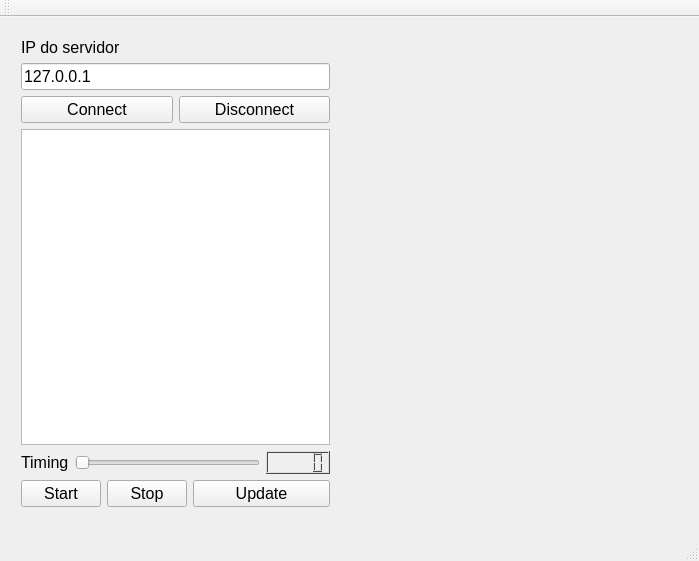
<?xml version="1.0" encoding="UTF-8"?>
<ui version="4.0">
 <class>MainWindow</class>
 <widget class="QMainWindow" name="MainWindow">
  <property name="geometry">
   <rect>
    <x>0</x>
    <y>0</y>
    <width>699</width>
    <height>561</height>
   </rect>
  </property>
  <property name="windowTitle">
   <string>MainWindow</string>
  </property>
  <widget class="QWidget" name="centralWidget">
   <widget class="Plotter" name="widgetPlotter" native="true">
    <property name="geometry">
     <rect>
      <x>350</x>
      <y>90</y>
      <width>321</width>
      <height>341</height>
     </rect>
    </property>
   </widget>
   <widget class="QWidget" name="">
    <property name="geometry">
     <rect>
      <x>10</x>
      <y>10</y>
      <width>331</width>
      <height>491</height>
     </rect>
    </property>
    <layout class="QVBoxLayout" name="verticalLayout">
     <item>
      <widget class="QLabel" name="labelIP">
       <property name="font">
        <font>
         <pointsize>12</pointsize>
        </font>
       </property>
       <property name="text">
        <string>IP do servidor</string>
       </property>
      </widget>
     </item>
     <item>
      <widget class="QLineEdit" name="lineEditIP">
       <property name="font">
        <font>
         <pointsize>12</pointsize>
        </font>
       </property>
       <property name="text">
        <string>127.0.0.1</string>
       </property>
      </widget>
     </item>
     <item>
      <layout class="QHBoxLayout" name="horizontalLayout">
       <item>
        <widget class="QPushButton" name="pushButtonConnect">
         <property name="font">
          <font>
           <pointsize>12</pointsize>
          </font>
         </property>
         <property name="text">
          <string>Connect</string>
         </property>
        </widget>
       </item>
       <item>
        <widget class="QPushButton" name="pushButtonDisconnect">
         <property name="font">
          <font>
           <pointsize>12</pointsize>
          </font>
         </property>
         <property name="text">
          <string>Disconnect</string>
         </property>
        </widget>
       </item>
      </layout>
     </item>
     <item>
      <widget class="QListWidget" name="listWidget">
       <property name="font">
        <font>
         <pointsize>12</pointsize>
        </font>
       </property>
      </widget>
     </item>
     <item>
      <layout class="QHBoxLayout" name="horizontalLayout_3">
       <item>
        <widget class="QLabel" name="labelTiming">
         <property name="font">
          <font>
           <pointsize>12</pointsize>
          </font>
         </property>
         <property name="text">
          <string>Timing</string>
         </property>
        </widget>
       </item>
       <item>
        <widget class="QSlider" name="horizontalSlider">
         <property name="minimum">
          <number>1</number>
         </property>
         <property name="orientation">
          <enum>Qt::Horizontal</enum>
         </property>
        </widget>
       </item>
       <item>
        <widget class="QLCDNumber" name="lcdNumber">
         <property name="palette">
          <palette>
           <active>
            <colorrole role="WindowText">
             <brush brushstyle="SolidPattern">
              <color alpha="255">
               <red>0</red>
               <green>0</green>
               <blue>0</blue>
              </color>
             </brush>
            </colorrole>
            <colorrole role="Button">
             <brush brushstyle="SolidPattern">
              <color alpha="255">
               <red>148</red>
               <green>148</green>
               <blue>148</blue>
              </color>
             </brush>
            </colorrole>
            <colorrole role="Light">
             <brush brushstyle="SolidPattern">
              <color alpha="255">
               <red>222</red>
               <green>222</green>
               <blue>222</blue>
              </color>
             </brush>
            </colorrole>
            <colorrole role="Midlight">
             <brush brushstyle="SolidPattern">
              <color alpha="255">
               <red>185</red>
               <green>185</green>
               <blue>185</blue>
              </color>
             </brush>
            </colorrole>
            <colorrole role="Dark">
             <brush brushstyle="SolidPattern">
              <color alpha="255">
               <red>74</red>
               <green>74</green>
               <blue>74</blue>
              </color>
             </brush>
            </colorrole>
            <colorrole role="Mid">
             <brush brushstyle="SolidPattern">
              <color alpha="255">
               <red>99</red>
               <green>99</green>
               <blue>99</blue>
              </color>
             </brush>
            </colorrole>
            <colorrole role="Text">
             <brush brushstyle="SolidPattern">
              <color alpha="255">
               <red>0</red>
               <green>0</green>
               <blue>0</blue>
              </color>
             </brush>
            </colorrole>
            <colorrole role="BrightText">
             <brush brushstyle="SolidPattern">
              <color alpha="255">
               <red>255</red>
               <green>255</green>
               <blue>255</blue>
              </color>
             </brush>
            </colorrole>
            <colorrole role="ButtonText">
             <brush brushstyle="SolidPattern">
              <color alpha="255">
               <red>0</red>
               <green>0</green>
               <blue>0</blue>
              </color>
             </brush>
            </colorrole>
            <colorrole role="Base">
             <brush brushstyle="SolidPattern">
              <color alpha="255">
               <red>255</red>
               <green>255</green>
               <blue>255</blue>
              </color>
             </brush>
            </colorrole>
            <colorrole role="Window">
             <brush brushstyle="SolidPattern">
              <color alpha="255">
               <red>148</red>
               <green>148</green>
               <blue>148</blue>
              </color>
             </brush>
            </colorrole>
            <colorrole role="Shadow">
             <brush brushstyle="SolidPattern">
              <color alpha="255">
               <red>0</red>
               <green>0</green>
               <blue>0</blue>
              </color>
             </brush>
            </colorrole>
            <colorrole role="AlternateBase">
             <brush brushstyle="SolidPattern">
              <color alpha="255">
               <red>201</red>
               <green>201</green>
               <blue>201</blue>
              </color>
             </brush>
            </colorrole>
            <colorrole role="ToolTipBase">
             <brush brushstyle="SolidPattern">
              <color alpha="255">
               <red>255</red>
               <green>255</green>
               <blue>220</blue>
              </color>
             </brush>
            </colorrole>
            <colorrole role="ToolTipText">
             <brush brushstyle="SolidPattern">
              <color alpha="255">
               <red>0</red>
               <green>0</green>
               <blue>0</blue>
              </color>
             </brush>
            </colorrole>
            <colorrole role="PlaceholderText">
             <brush brushstyle="SolidPattern">
              <color alpha="127">
               <red>0</red>
               <green>0</green>
               <blue>0</blue>
              </color>
             </brush>
            </colorrole>
           </active>
           <inactive>
            <colorrole role="WindowText">
             <brush brushstyle="SolidPattern">
              <color alpha="255">
               <red>0</red>
               <green>0</green>
               <blue>0</blue>
              </color>
             </brush>
            </colorrole>
            <colorrole role="Button">
             <brush brushstyle="SolidPattern">
              <color alpha="255">
               <red>148</red>
               <green>148</green>
               <blue>148</blue>
              </color>
             </brush>
            </colorrole>
            <colorrole role="Light">
             <brush brushstyle="SolidPattern">
              <color alpha="255">
               <red>222</red>
               <green>222</green>
               <blue>222</blue>
              </color>
             </brush>
            </colorrole>
            <colorrole role="Midlight">
             <brush brushstyle="SolidPattern">
              <color alpha="255">
               <red>185</red>
               <green>185</green>
               <blue>185</blue>
              </color>
             </brush>
            </colorrole>
            <colorrole role="Dark">
             <brush brushstyle="SolidPattern">
              <color alpha="255">
               <red>74</red>
               <green>74</green>
               <blue>74</blue>
              </color>
             </brush>
            </colorrole>
            <colorrole role="Mid">
             <brush brushstyle="SolidPattern">
              <color alpha="255">
               <red>99</red>
               <green>99</green>
               <blue>99</blue>
              </color>
             </brush>
            </colorrole>
            <colorrole role="Text">
             <brush brushstyle="SolidPattern">
              <color alpha="255">
               <red>0</red>
               <green>0</green>
               <blue>0</blue>
              </color>
             </brush>
            </colorrole>
            <colorrole role="BrightText">
             <brush brushstyle="SolidPattern">
              <color alpha="255">
               <red>255</red>
               <green>255</green>
               <blue>255</blue>
              </color>
             </brush>
            </colorrole>
            <colorrole role="ButtonText">
             <brush brushstyle="SolidPattern">
              <color alpha="255">
               <red>0</red>
               <green>0</green>
               <blue>0</blue>
              </color>
             </brush>
            </colorrole>
            <colorrole role="Base">
             <brush brushstyle="SolidPattern">
              <color alpha="255">
               <red>255</red>
               <green>255</green>
               <blue>255</blue>
              </color>
             </brush>
            </colorrole>
            <colorrole role="Window">
             <brush brushstyle="SolidPattern">
              <color alpha="255">
               <red>148</red>
               <green>148</green>
               <blue>148</blue>
              </color>
             </brush>
            </colorrole>
            <colorrole role="Shadow">
             <brush brushstyle="SolidPattern">
              <color alpha="255">
               <red>0</red>
               <green>0</green>
               <blue>0</blue>
              </color>
             </brush>
            </colorrole>
            <colorrole role="AlternateBase">
             <brush brushstyle="SolidPattern">
              <color alpha="255">
               <red>201</red>
               <green>201</green>
               <blue>201</blue>
              </color>
             </brush>
            </colorrole>
            <colorrole role="ToolTipBase">
             <brush brushstyle="SolidPattern">
              <color alpha="255">
               <red>255</red>
               <green>255</green>
               <blue>220</blue>
              </color>
             </brush>
            </colorrole>
            <colorrole role="ToolTipText">
             <brush brushstyle="SolidPattern">
              <color alpha="255">
               <red>0</red>
               <green>0</green>
               <blue>0</blue>
              </color>
             </brush>
            </colorrole>
            <colorrole role="PlaceholderText">
             <brush brushstyle="SolidPattern">
              <color alpha="127">
               <red>0</red>
               <green>0</green>
               <blue>0</blue>
              </color>
             </brush>
            </colorrole>
           </inactive>
           <disabled>
            <colorrole role="WindowText">
             <brush brushstyle="SolidPattern">
              <color alpha="255">
               <red>74</red>
               <green>74</green>
               <blue>74</blue>
              </color>
             </brush>
            </colorrole>
            <colorrole role="Button">
             <brush brushstyle="SolidPattern">
              <color alpha="255">
               <red>148</red>
               <green>148</green>
               <blue>148</blue>
              </color>
             </brush>
            </colorrole>
            <colorrole role="Light">
             <brush brushstyle="SolidPattern">
              <color alpha="255">
               <red>222</red>
               <green>222</green>
               <blue>222</blue>
              </color>
             </brush>
            </colorrole>
            <colorrole role="Midlight">
             <brush brushstyle="SolidPattern">
              <color alpha="255">
               <red>185</red>
               <green>185</green>
               <blue>185</blue>
              </color>
             </brush>
            </colorrole>
            <colorrole role="Dark">
             <brush brushstyle="SolidPattern">
              <color alpha="255">
               <red>74</red>
               <green>74</green>
               <blue>74</blue>
              </color>
             </brush>
            </colorrole>
            <colorrole role="Mid">
             <brush brushstyle="SolidPattern">
              <color alpha="255">
               <red>99</red>
               <green>99</green>
               <blue>99</blue>
              </color>
             </brush>
            </colorrole>
            <colorrole role="Text">
             <brush brushstyle="SolidPattern">
              <color alpha="255">
               <red>74</red>
               <green>74</green>
               <blue>74</blue>
              </color>
             </brush>
            </colorrole>
            <colorrole role="BrightText">
             <brush brushstyle="SolidPattern">
              <color alpha="255">
               <red>255</red>
               <green>255</green>
               <blue>255</blue>
              </color>
             </brush>
            </colorrole>
            <colorrole role="ButtonText">
             <brush brushstyle="SolidPattern">
              <color alpha="255">
               <red>74</red>
               <green>74</green>
               <blue>74</blue>
              </color>
             </brush>
            </colorrole>
            <colorrole role="Base">
             <brush brushstyle="SolidPattern">
              <color alpha="255">
               <red>148</red>
               <green>148</green>
               <blue>148</blue>
              </color>
             </brush>
            </colorrole>
            <colorrole role="Window">
             <brush brushstyle="SolidPattern">
              <color alpha="255">
               <red>148</red>
               <green>148</green>
               <blue>148</blue>
              </color>
             </brush>
            </colorrole>
            <colorrole role="Shadow">
             <brush brushstyle="SolidPattern">
              <color alpha="255">
               <red>0</red>
               <green>0</green>
               <blue>0</blue>
              </color>
             </brush>
            </colorrole>
            <colorrole role="AlternateBase">
             <brush brushstyle="SolidPattern">
              <color alpha="255">
               <red>148</red>
               <green>148</green>
               <blue>148</blue>
              </color>
             </brush>
            </colorrole>
            <colorrole role="ToolTipBase">
             <brush brushstyle="SolidPattern">
              <color alpha="255">
               <red>255</red>
               <green>255</green>
               <blue>220</blue>
              </color>
             </brush>
            </colorrole>
            <colorrole role="ToolTipText">
             <brush brushstyle="SolidPattern">
              <color alpha="255">
               <red>0</red>
               <green>0</green>
               <blue>0</blue>
              </color>
             </brush>
            </colorrole>
            <colorrole role="PlaceholderText">
             <brush brushstyle="SolidPattern">
              <color alpha="127">
               <red>74</red>
               <green>74</green>
               <blue>74</blue>
              </color>
             </brush>
            </colorrole>
           </disabled>
          </palette>
         </property>
         <property name="font">
          <font>
           <pointsize>12</pointsize>
          </font>
         </property>
        </widget>
       </item>
      </layout>
     </item>
     <item>
      <layout class="QHBoxLayout" name="horizontalLayout_4">
       <item>
        <layout class="QHBoxLayout" name="horizontalLayout_2">
         <item>
          <widget class="QPushButton" name="pushButtonStart">
           <property name="font">
            <font>
             <pointsize>12</pointsize>
            </font>
           </property>
           <property name="text">
            <string>Start</string>
           </property>
          </widget>
         </item>
         <item>
          <widget class="QPushButton" name="pushButtonStop">
           <property name="font">
            <font>
             <pointsize>12</pointsize>
            </font>
           </property>
           <property name="text">
            <string>Stop</string>
           </property>
          </widget>
         </item>
        </layout>
       </item>
       <item>
        <widget class="QPushButton" name="pushButtonUpdate">
         <property name="font">
          <font>
           <pointsize>12</pointsize>
          </font>
         </property>
         <property name="text">
          <string>Update</string>
         </property>
        </widget>
       </item>
      </layout>
     </item>
    </layout>
   </widget>
  </widget>
  <widget class="QMenuBar" name="menuBar">
   <property name="geometry">
    <rect>
     <x>0</x>
     <y>0</y>
     <width>699</width>
     <height>21</height>
    </rect>
   </property>
  </widget>
  <widget class="QToolBar" name="mainToolBar">
   <attribute name="toolBarArea">
    <enum>TopToolBarArea</enum>
   </attribute>
   <attribute name="toolBarBreak">
    <bool>false</bool>
   </attribute>
  </widget>
  <widget class="QStatusBar" name="statusBar"/>
 </widget>
 <layoutdefault spacing="6" margin="11"/>
 <customwidgets>
  <customwidget>
   <class>Plotter</class>
   <extends>QWidget</extends>
   <header>plotter.h</header>
   <container>1</container>
   <slots>
    <signal>mudouX(int)</signal>
    <signal>mudouY(int)</signal>
    <slot>mudaAmplitude(int)</slot>
    <slot>mudaFrequencia(int)</slot>
    <slot>setAmplitude(int)</slot>
    <slot>setFrequencia(int)</slot>
   </slots>
  </customwidget>
 </customwidgets>
 <resources/>
 <connections>
  <connection>
   <sender>pushButtonConnect</sender>
   <signal>clicked()</signal>
   <receiver>MainWindow</receiver>
   <slot>connectIp()</slot>
   <hints>
    <hint type="sourcelabel">
     <x>65</x>
     <y>140</y>
    </hint>
    <hint type="destinationlabel">
     <x>104</x>
     <y>115</y>
    </hint>
   </hints>
  </connection>
  <connection>
   <sender>pushButtonDisconnect</sender>
   <signal>clicked()</signal>
   <receiver>MainWindow</receiver>
   <slot>disconnectIp()</slot>
   <hints>
    <hint type="sourcelabel">
     <x>233</x>
     <y>129</y>
    </hint>
    <hint type="destinationlabel">
     <x>224</x>
     <y>111</y>
    </hint>
   </hints>
  </connection>
  <connection>
   <sender>pushButtonStop</sender>
   <signal>clicked()</signal>
   <receiver>MainWindow</receiver>
   <slot>stopData()</slot>
   <hints>
    <hint type="sourcelabel">
     <x>131</x>
     <y>515</y>
    </hint>
    <hint type="destinationlabel">
     <x>304</x>
     <y>502</y>
    </hint>
   </hints>
  </connection>
  <connection>
   <sender>pushButtonUpdate</sender>
   <signal>clicked()</signal>
   <receiver>MainWindow</receiver>
   <slot>updateIp()</slot>
   <hints>
    <hint type="sourcelabel">
     <x>213</x>
     <y>524</y>
    </hint>
    <hint type="destinationlabel">
     <x>160</x>
     <y>398</y>
    </hint>
   </hints>
  </connection>
  <connection>
   <sender>pushButtonStart</sender>
   <signal>clicked()</signal>
   <receiver>MainWindow</receiver>
   <slot>getData()</slot>
   <hints>
    <hint type="sourcelabel">
     <x>70</x>
     <y>514</y>
    </hint>
    <hint type="destinationlabel">
     <x>135</x>
     <y>527</y>
    </hint>
   </hints>
  </connection>
  <connection>
   <sender>horizontalSlider</sender>
   <signal>valueChanged(int)</signal>
   <receiver>lcdNumber</receiver>
   <slot>display(int)</slot>
   <hints>
    <hint type="sourcelabel">
     <x>191</x>
     <y>485</y>
    </hint>
    <hint type="destinationlabel">
     <x>287</x>
     <y>481</y>
    </hint>
   </hints>
  </connection>
 </connections>
 <slots>
  <slot>connectIp()</slot>
  <slot>disconnectIp()</slot>
  <slot>getData()</slot>
  <slot>stopData()</slot>
  <slot>updateIp()</slot>
 </slots>
</ui>
